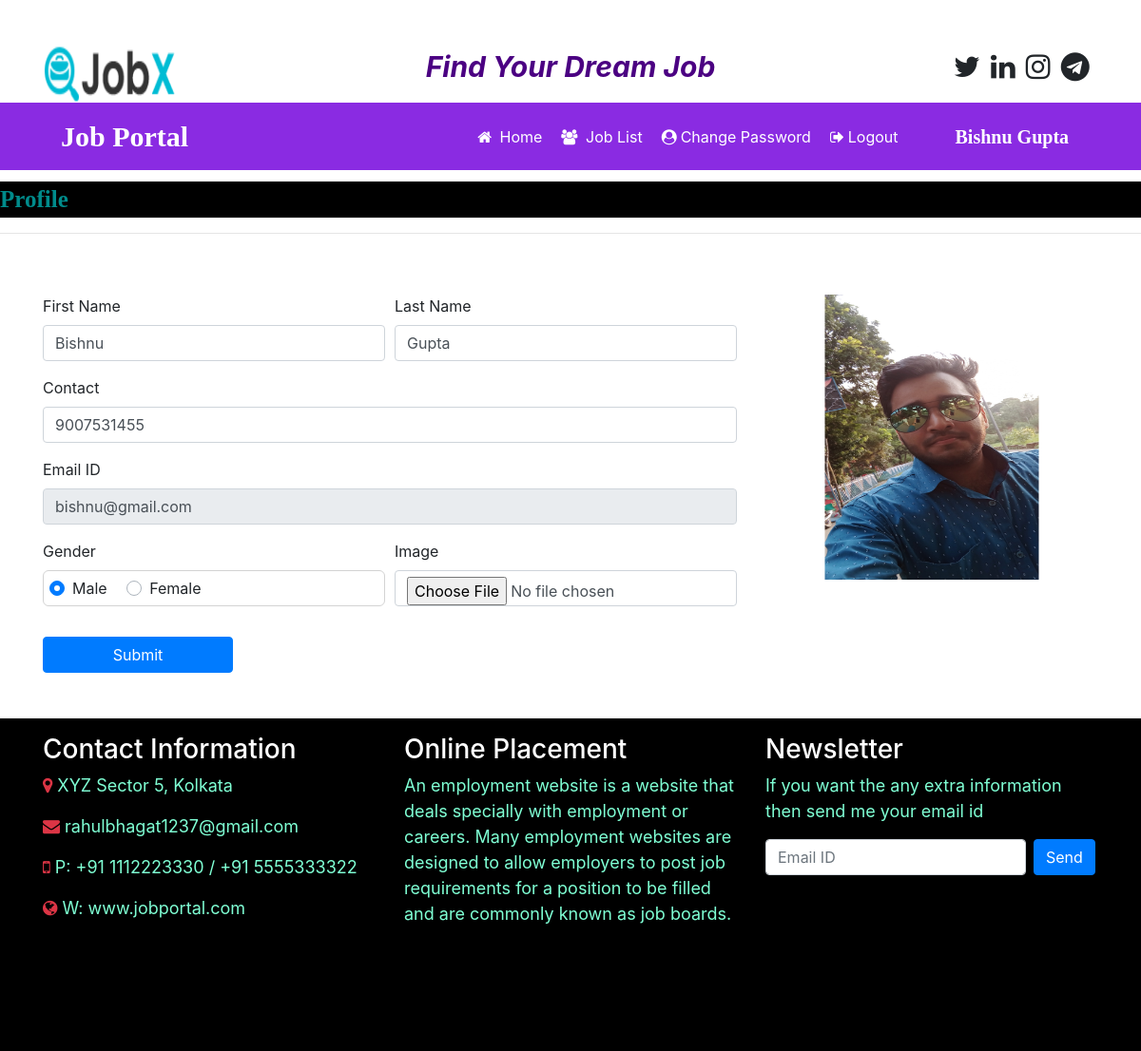
Page /user_home (signed in) on the committed database.
### job/models.py (models this page shows, shortened)
class StudentUser(models.Model):
    user = models.ForeignKey(User,on_delete=models.CASCADE)
    mobile = models.CharField(max_length=15,null=True)
    image = models.FileField(null=True)
    gender = models.CharField(max_length=10,null=True)
    type = models.CharField(max_length=15,null=True)

### job/views.py (the view, shortened to what this page needs)
# urls.py: path('user_home',views.user_home,name="user_home"),
def user_home(request):
    if not request.user.is_authenticated:
        return redirect('user_login')
    user = request.user
    student = StudentUser.objects.get(user=user)
    error = ""
    d = {'student': student, 'error': error}
    return render(request,'user_home.html',d)

### job/templates/user_home.html (shortened to what this page needs)
{% load static %}
{% block body %}
{% include 'user_navigation.html' %}
<marquee style = "font-family : 'Monotype Corsiva' ; font-size : 25px ; color : darkcyan ; background-color : black ; font-weight : bold ; margin-top:1%">
    Profile
</marquee>
<hr>
<div class="container">
    <div class="row">
        <div class="col-sm-8">
<form class="mt-5"  name="signup" method="post" enctype="multipart/form-data">
    <div class="form-row">
       <div class="form-group col-md-6">
           <label>First Name</label>
           <input type="text" class="form-control" name="fname" value="{{student.user.first_name}}" required>
       </div>
        <div class="form-group col-md-6">
           <label>Last Name</label>
           <input type="text" class="form-control" name="lname" value="{{student.user.last_name}}" required>
       </div>
    </div>
    <div class="form-row">
       <div class="form-group col-md-12">
           <label>Contact</label>
           <input type="text" class="form-control" name="contact" value="{{student.mobile}}" required>
       </div>
    </div>
    <div class="form-row">
       <div class="form-group col-md-12">
           <label>Email ID</label>
           <input type="text" class="form-control" name="email" value="{{student.user.username}}" readonly required>
       </div>
    </div>
    <div class="form-row">
       <div class="form-group col-md-6">
         <label>Gender</label>
           {% if student.gender == "Male" %}
           <div style="border:1px solid lightgrey ; padding : 6px ; border-radius : 6px">
           <div class="custom-control custom-radio custom-control-inline">
               <label class="custom-control-label" for="customRadioInline1">Male</label>
           </div>
<div class="custom-control custom-radio custom-control-inline">
               <label class="custom-control-label" for="customRadioInline2">Female</label>
           </div>
               </div>
           {% endif%}
       </div>
        <div class="form-group col-md-6">
           <label>Image</label>
           <input type="file" class="form-control" name="image" accept="image/*">
       </div>
    </div>
<input type="submit" value="Submit" class="btn btn-primary my-3" style="width:200px">
</form>
        </div>
        <div class="col-sm-4 mt-5 text-center">
            <img src="{{student.image.url}}" width="300px" height="300px">
        </div>
    </div>
    </div>
{% include 'footer.html' %}
{% endblock %}

### job/templates/user_navigation.html (shortened to what this page needs)
<html>
<head>
    {% load static %}
  <link rel="stylesheet" href="https://maxcdn.bootstrapcdn.com/bootstrap/4.5.2/css/bootstrap.min.css">
<link rel="stylesheet" href="https://cdnjs.cloudflare.com/ajax/libs/font-awesome/4.7.0/css/font-awesome.min.css">
</head>
<body>
<div class="container">
    <div class="row">
        <div class="col-sm-3 mt-5">
            <img src="{% static 'images/job1.png' %}" style="height:60px" width="190px">
        </div>
        <div class="col-sm-6 mt-5 text-center">
            <span style ="font-weight : bold ; font-size : 30px">
                <span style = "color:indigo"><i>Find Your Dream Job</i></span>
            </span>
        </div>
        <div class="col-sm-3 mt-5" style = "padding-left : 10%">
<span style="font-weight:bold ; font-size : 30px">
  <span><i class="fa fa-twitter pl-1"></i></span>
    <span><i class="fa fa-linkedin pl-1"></i></span>
    <span><i class="fa fa-instagram pl-1"></i></span>
    <span><i class="fa fa-telegram pl-1"></i></span>
</span>
        </div>
    </div>
</div>
<nav class="navbar navbar-expand-sm" style="background-color : blueviolet">
    <a class="navbar-brand text-white pl-5 font-weight-bold" style="font-family:'Monotype Corsiva'; font-size:30px">Job Portal</a>
<ul class="navbar-nav">
    <li class="nav-item">
        <a class="nav-link" href="{% url 'user_home' %}" style="margin-left:280px"><i class="fa fa-home mr-1"></i> Home</a>
    </li>
    <li class="nav-item">
        <a class="nav-link" href="{% url 'user_latestjobs' %}" ><i class="fa fa-users mr-1"></i> Job List</a>
    </li>
    <li class="nav-item">
        <a class="nav-link" href="{% url 'change_passworduser' %}" ><i class="fa fa-user-circle mr-1"></i>Change Password</a>
    </li>
    <li class="nav-item">
        <a class="nav-link" href="{% url 'Logout' %}" ><i class="fa fa-sign-out mr-1"></i>Logout</a>
    </li>
</ul>
<a class="navbar-brand text-white pl-5 font-weight-bold" style="font-family:'Monotype Corsiva'; font-size:20px">{{request.user.first_name}} {{request.user.last_name}}</a>
</nav>
</body>
</html>

### job/templates/user_navigation.html (style rules this page uses)
.nav-link { color : white !important ; margin-right : 4px; }

### rows in the picture
StudentUser: fname "Bishnu", lname "Gupta", contact "9007531455", email "bishnu@gmail.com", image (picture)

### other values in the picture
{{ request.user.first_name }} "Bishnu"
{{ request.user.last_name }} "Gupta"
